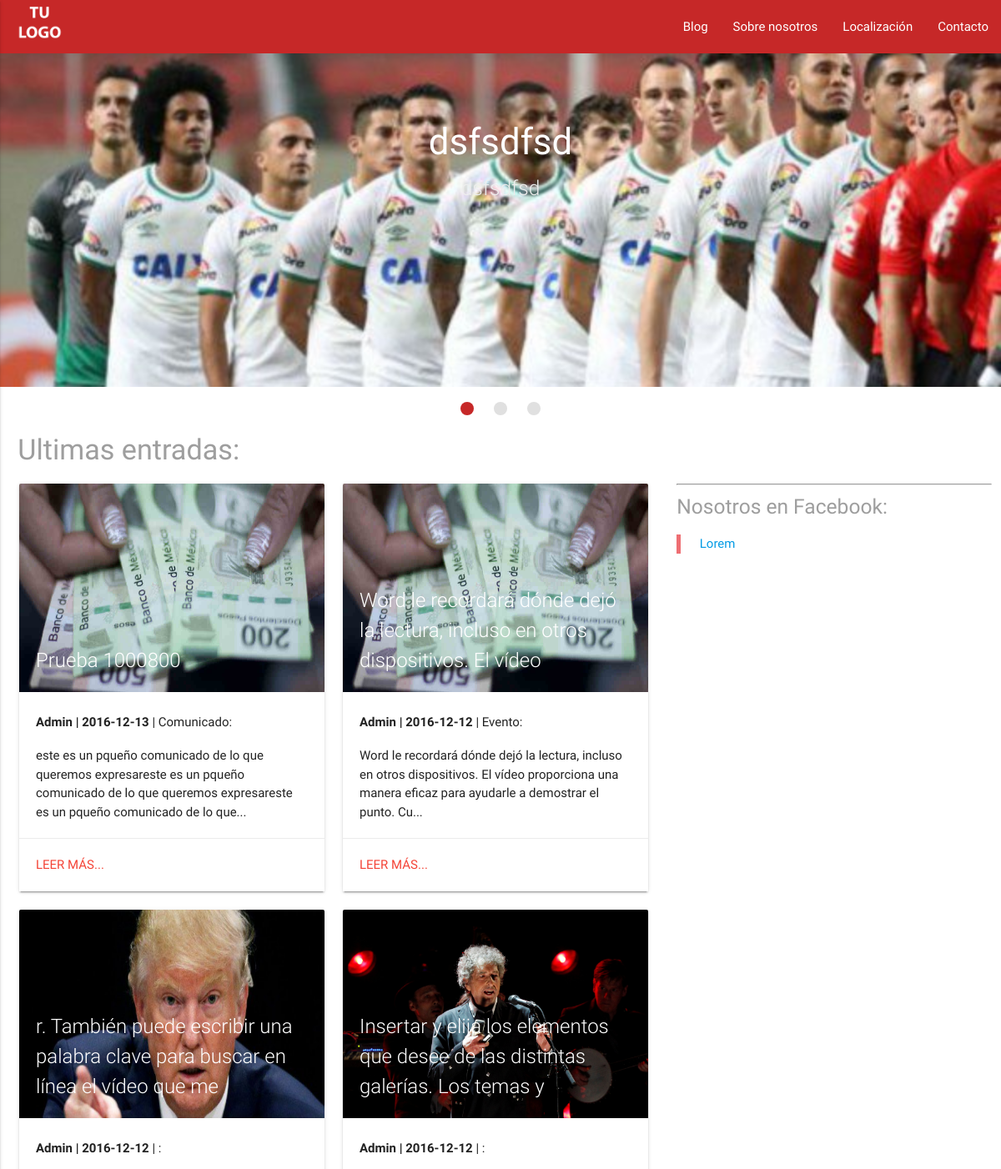
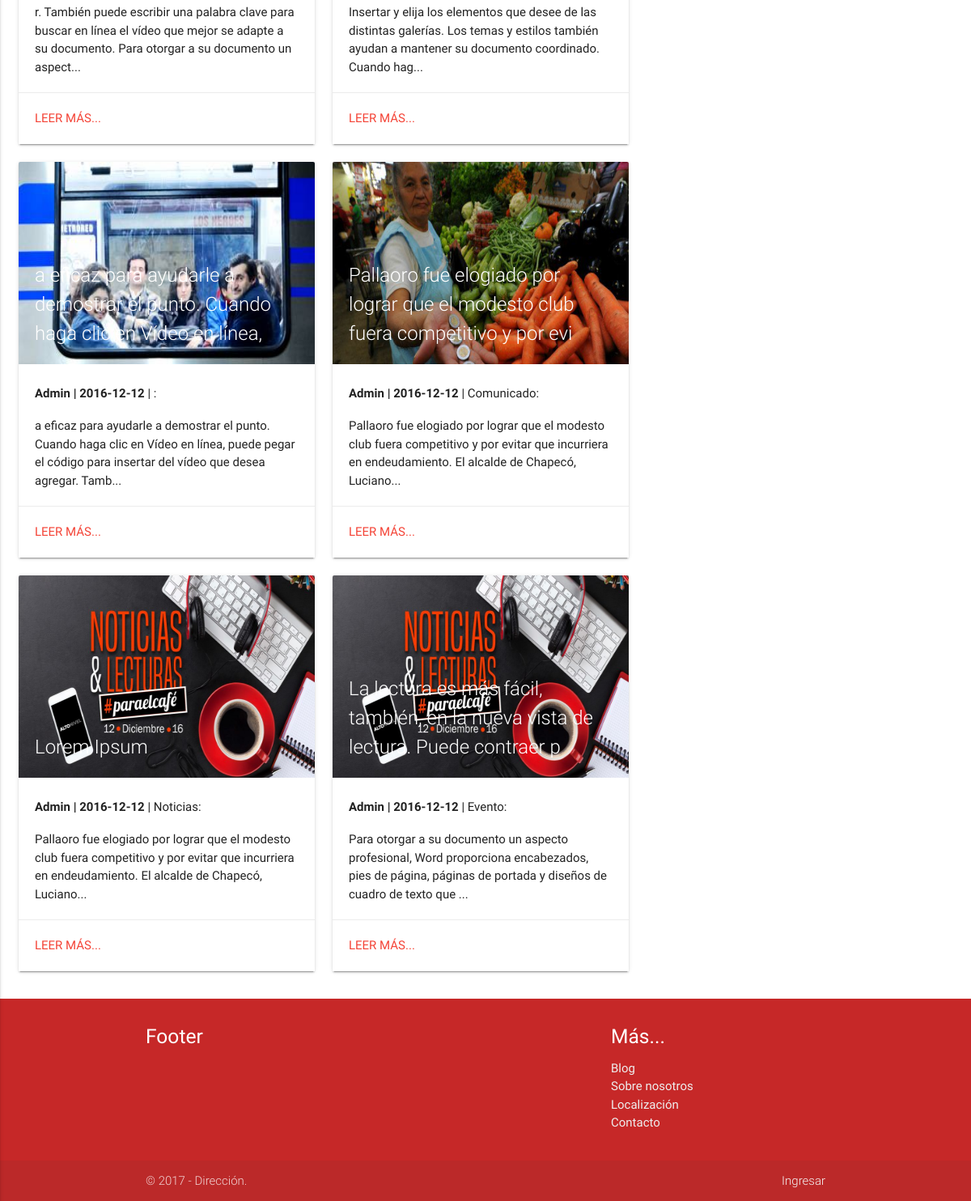
The page / on the database its author committed (2 pictures, top to bottom).
### tables this page shows
CREATE TABLE IF NOT EXISTS `slide` (
  `idSlide` int(11) NOT NULL,
  `imagen` varchar(150) NOT NULL,
  `titulo` varchar(50) NOT NULL,
  `slogan` varchar(100) NOT NULL,
  PRIMARY KEY (`idSlide`)
);

CREATE TABLE IF NOT EXISTS `entrada` (
  `idEntrada` int(11) NOT NULL AUTO_INCREMENT,
  `autorEntrada` varchar(50) NOT NULL,
  `fechaEntrada` date NOT NULL,
  `categoriaEntrada` varchar(50) NOT NULL,
  `tituloEntrada` varchar(80) NOT NULL,
  `imgEntrada` text NOT NULL,
  `descripcionEntrada` text NOT NULL,
  `contenidoEntrada` text NOT NULL,
  PRIMARY KEY (`idEntrada`)
);

### formatoPrevio.php (the view)
<?php
		echo       "<div class='col s12 m6 l6'>";
		echo         "<div class='card hoverable animated zoomIn'>";
		echo           "<div class='card-image'>";
		echo             "<img src='img/entradas/" . $registro["imgEntrada"] . "' height = '250px'>";
		echo             "<span class='card-title'>" . $registro["tituloEntrada"] . "</span>";
		echo           "</div>";
		echo           "<div class='card-content'>";
		echo 		   "<h6 class='left'><b>" . $registro["autorEntrada"] . " | " . $registro["fechaEntrada"] . "</b>" . " | " . $registro["categoriaEntrada"] . ":" ."</h6></br></br>";
		echo             "<p id='descripcionEntrada'>" . $registro["descripcionEntrada"] . "</p>";
		echo           "</div>";
		echo           "<div class='card-action'>";
		echo             "<a href='entrada.php?id=" . $registro["idEntrada"] . "' class='red-text'>Leer más...</a>";
		echo           "</div>";
		echo         "</div>";
		echo       "</div>";
 ?>

### index.php (shortened to what this page needs)
<!DOCTYPE html>
<html>
<head>
	<link rel="stylesheet" type="text/css" href="css/materialize.css"/>
	<link rel="stylesheet" type="text/css" href="css/animate.css">
</head>
<body>
	<header>
		<nav class="red darken-3">
			<div class="nav-wrapper">
				<a href="index.php" class="brand-logo"><img src="img/logo.png" height="56px" style="margin-left: 20px"></a>
				<ul class="right hide-on-med-and-down">
					<li><a href="blog.php">Blog</a></li>
					<li><a href="nosotros.html">Sobre nosotros</a></li>
					<li><a href="ubicacion.html">Localización</a></li>
					<li><a href="contacto.html">Contacto</a></li>
				</ul>
			</div>
		</nav>
	</header>
	<div class="slider">
		<ul class="slides">
			<?php
				include 'recuperarSlide.php';
			  ?>
		</ul>
	</div>
	<main>
		<div class="row">
			<div class="col s12"><h4 class="grey-text animated fadeIn" style="margin-left: 10px">Ultimas entradas:</h4></div>
			<div class="col s12 m12 l8" id="entradas">
				<?php
					include 'recuperarEntradas.php';
				?>
			</div>
			<br>
			<div class="col s12 m12 l4">
				<hr>
				<h5 class="grey-text animated fadeIn">Nosotros en Facebook:</h5>
				<div class="fb-page" data-href="https://www.facebook.com/theloremipsumstore/" data-tabs="timeline" data-height="600" data-small-header="false" data-adapt-container-width="true" data-hide-cover="false" data-show-facepile="true"><blockquote cite="https://www.facebook.com/theloremipsumstore/" class="fb-xfbml-parse-ignore"><a href="https://www.facebook.com/theloremipsumstore/">Lorem</a></blockquote></div>
			</div>
		</div>
	</main>
	<footer class="page-footer red darken-3">
		<div class="container">
			<div class="row">
				<div class="col l6 s12">
					<h5 class="white-text">Footer</h5>
				</div>
				<div class="col l4 offset-l2 s12">
					<h5 class="white-text">Más...</h5>
					<ul>
						<li><a class="grey-text text-lighten-3" href="blog.php">Blog</a></li>
						<li><a class="grey-text text-lighten-3" href="nosotros.html">Sobre nosotros</a></li>
						<li><a class="grey-text text-lighten-3" href="ubicacion.html">Localización</a></li>
						<li><a class="grey-text text-lighten-3" href="contacto.html">Contacto</a></li>
					</ul>
				</div>
			</div>
		</div>
		<div class="footer-copyright">
			<div class="container">
				© 2017 - Dirección.
				<a class="grey-text text-lighten-4 right" href="panelEntradas.php">Ingresar</a>
			</div>
		</div>
	</footer>
</body>
</html>

### recuperarSlide.php (shortened to what this page needs)
<?php
	$consulta = mysql_query('SELECT * FROM slide');
	while ($registroSlide = mysql_fetch_array($consulta)) {
		include 'formatoSlide.php';
	}
 ?>

### formatoSlide.php
<?php
	echo		"<li>";
	echo			"<img src='img/slides/" . $registroSlide["imagen"] . "'>";
	echo			"<div class='caption center-align'>";
	echo				"<h3>" . $registroSlide["titulo"] . "</h3>";
	echo				"<h5 class='light grey-text text-lighten-3'>" . $registroSlide["slogan"] ."</h5>";
	echo			"</div>";
	echo		"</li>";
 ?>

### recuperarEntradas.php (shortened to what this page needs)
<?php
	$consulta = mysql_query('SELECT * FROM entrada ORDER BY idEntrada DESC LIMIT 8');
	while ($registro = mysql_fetch_array($consulta)) {
		include 'formatoPrevio.php';
	}
 ?>

### rows shown on the page
slide: titulo "dsfsdfsd", slogan "dsfsdfsd"
entrada: imgEntrada (picture), tituloEntrada "Prueba 1000800", autorEntrada "Admin", fechaEntrada "2016-12-13", categoriaEntrada "Comunicado", descripcionEntrada "este es un pqueño comunicado de lo que queremos expresareste es un pqueño comunicado de lo que queremos expresareste es un pqueño comunicado de lo que..."
entrada: imgEntrada (picture), tituloEntrada "Word le recordará dónde dejó la lectura, incluso en otros dispositivos. El vídeo", autorEntrada "Admin", fechaEntrada "2016-12-12", categoriaEntrada "Evento", descripcionEntrada "Word le recordará dónde dejó la lectura, incluso en otros dispositivos. El vídeo proporciona una manera eficaz para ayudarle a demostrar el punto. Cu..."
entrada: imgEntrada (picture), tituloEntrada "r. También puede escribir una palabra clave para buscar en línea el vídeo que me", autorEntrada "Admin", fechaEntrada "2016-12-12", descripcionEntrada "r. También puede escribir una palabra clave para buscar en línea el vídeo que mejor se adapte a su documento. Para otorgar a su documento un aspect..."
entrada: imgEntrada (picture), tituloEntrada "Insertar y elija los elementos que desee de las distintas galerías. Los temas y", autorEntrada "Admin", fechaEntrada "2016-12-12", descripcionEntrada "Insertar y elija los elementos que desee de las distintas galerías. Los temas y estilos también ayudan a mantener su documento coordinado. Cuando hag..."
entrada: imgEntrada (picture), tituloEntrada "a eficaz para ayudarle a demostrar el punto. Cuando haga clic en Vídeo en línea,", autorEntrada "Admin", fechaEntrada "2016-12-12", descripcionEntrada "a eficaz para ayudarle a demostrar el punto. Cuando haga clic en Vídeo en línea, puede pegar el código para insertar del vídeo que desea agregar. Tamb..."
entrada: imgEntrada (picture), tituloEntrada "Pallaoro fue elogiado por lograr que el modesto club fuera competitivo y por evi", autorEntrada "Admin", fechaEntrada "2016-12-12", categoriaEntrada "Comunicado", descripcionEntrada "Pallaoro fue elogiado por lograr que el modesto club fuera competitivo y por evitar que incurriera en endeudamiento. El alcalde de Chapecó, Luciano..."
entrada: imgEntrada (picture), tituloEntrada "Lorem Ipsum", autorEntrada "Admin", fechaEntrada "2016-12-12", categoriaEntrada "Noticias", descripcionEntrada "Pallaoro fue elogiado por lograr que el modesto club fuera competitivo y por evitar que incurriera en endeudamiento. El alcalde de Chapecó, Luciano..."
entrada: imgEntrada (picture), tituloEntrada "La lectura es más fácil, también, en la nueva vista de lectura. Puede contraer p", autorEntrada "Admin", fechaEntrada "2016-12-12", categoriaEntrada "Evento", descripcionEntrada "Para otorgar a su documento un aspecto profesional, Word proporciona encabezados, pies de página, páginas de portada y diseños de cuadro de texto que ..."
